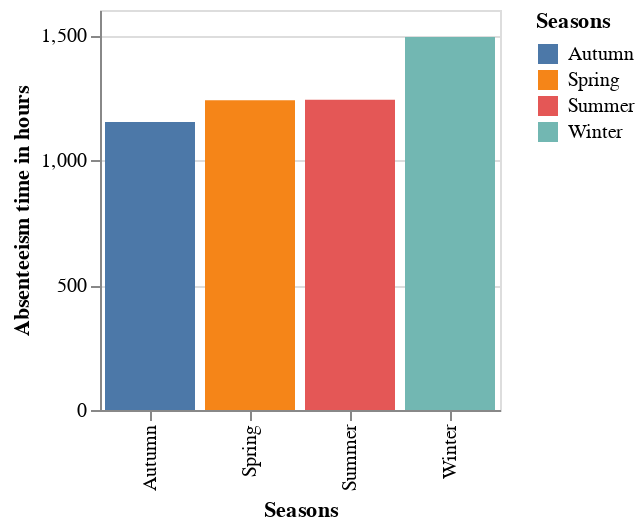

The cell this chart's notebook holds for it:
### Code cell
alt.Chart(new_project4).mark_bar().encode(                                                     #Selecting Bar chart for visualization
    alt.X('seasons_fact:N',axis=alt.Axis(title='Seasons')),                                    #Assigning data to x-axis and adding title
    alt.Y('sum(Absenteeism_time_in_hours):Q',axis=alt.Axis(title='Absenteeism time in hours')), #Assigning data to Y-axis and adding title
    color=alt.Color('seasons_fact:N',title='Seasons')                                           #Assigning color to visualization and adding title
).properties(width=200,height=200)                                                              #Assigning height and width of the plot

### Figure 1 — Vega-Lite specification as saved in the notebook (floating-point values rounded to 4 significant figures; data arrays with more than 128 entries replaced by an {"elided": "..."} marker saying what was removed)
{"config": {"view": {"continuousWidth": 400, "continuousHeight": 300}}, "data": {"name": "data-7f62eccfdf760a1cac8b541a98641cec"}, "mark": "bar", "encoding": {"color": {"field": "seasons_fact", "title": "Seasons", "type": "nominal"}, "x": {"axis": {"title": "Seasons"}, "field": "seasons_fact", "type": "nominal"}, "y": {"aggregate": "sum", "axis": {"title": "Absenteeism time in hours"}, "field": "Absenteeism_time_in_hours", "type": "quantitative"}}, "height": 200, "width": 200, "$schema": "https://vega.github.io/schema/vega-lite/v4.17.0.json", "datasets": {"data-7f62eccfdf760a1cac8b541a98641cec": {"elided": "696 records"}}}
